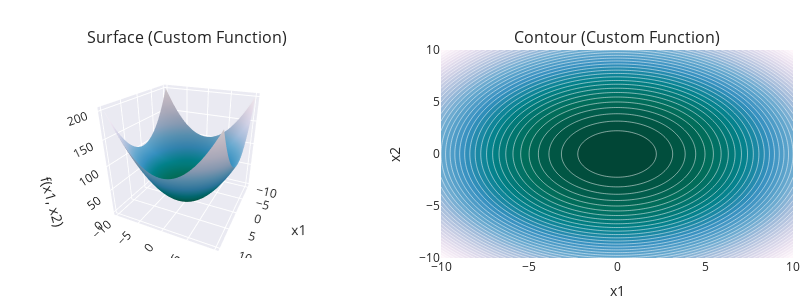

The notebook cell this image was saved under:
### Markdown cell above
If you need define a specif objective function use the `CustomFunction` class.

### Code cell
#import the custom function class in benchmark
from optymus.benchmark import CustomFunction


# define the function
def my_function(x):
    return x[0] ** 2 + x[1] ** 2

# instatiate the function
f = CustomFunction(my_function)

# plot the function
plot_function(f_obj=f)

### Figure 1 — Plotly figure (JSON) as saved in the notebook; plotly's stock layout.template omitted (floating-point values rounded to 4 significant figures; data arrays with more than 128 entries replaced by an {"elided": "..."} marker saying what was removed)
{"data": [{"colorscale": [[0, "rgb(1,70,54)"], [0.125, "rgb(1,108,89)"], [0.25, "rgb(2,129,138)"], [0.375, "rgb(54,144,192)"], [0.5, "rgb(103,169,207)"], [0.625, "rgb(166,189,219)"], [0.75, "rgb(208,209,230)"], [0.875, "rgb(236,226,240)"], [1, "rgb(255,247,251)"]], "scene": "scene", "showscale": false, "type": "surface", "x": {"elided": "100x100 float values"}, "y": {"elided": "100x100 float values"}, "z": {"elided": "100x100 float values"}}, {"colorscale": [[0, "rgb(1,70,54)"], [0.125, "rgb(1,108,89)"], [0.25, "rgb(2,129,138)"], [0.375, "rgb(54,144,192)"], [0.5, "rgb(103,169,207)"], [0.625, "rgb(166,189,219)"], [0.75, "rgb(208,209,230)"], [0.875, "rgb(236,226,240)"], [1, "rgb(255,247,251)"]], "contours": {"showlabels": false}, "line": {"color": "white", "smoothing": 0.85}, "name": "Custom Function", "ncontours": 50, "showscale": false, "type": "contour", "x": [-10, -9.798, -9.596, -9.394, -9.192, -8.99, -8.788, -8.586, -8.384, -8.182, -7.98, -7.778, -7.576, -7.374, -7.172, -6.97, -6.768, -6.566, -6.364, -6.162, -5.96, -5.758, -5.556, -5.354, -5.152, -4.949, -4.747, -4.545, -4.343, -4.141, -3.939, -3.737, -3.535, -3.333, -3.131, -2.929, -2.727, -2.525, -2.323, -2.121, -1.919, -1.717, -1.515, -1.313, -1.111, -0.9091, -0.7071, -0.5051, -0.303, -0.101, 0.101, 0.303, 0.5051, 0.7071, 0.9091, 1.111, 1.313, 1.515, 1.717, 1.919, 2.121, 2.323, 2.525, 2.727, 2.929, 3.131, 3.333, 3.535, 3.737, 3.939, 4.141, 4.343, 4.545, 4.747, 4.949, 5.152, 5.354, 5.556, 5.758, 5.96, 6.162, 6.364, 6.566, 6.768, 6.97, 7.172, 7.374, 7.576, 7.778, 7.98, 8.182, 8.384, 8.586, 8.788, 8.99, 9.192, 9.394, 9.596, 9.798, 10], "xaxis": "x", "y": [-10, -9.798, -9.596, -9.394, -9.192, -8.99, -8.788, -8.586, -8.384, -8.182, -7.98, -7.778, -7.576, -7.374, -7.172, -6.97, -6.768, -6.566, -6.364, -6.162, -5.96, -5.758, -5.556, -5.354, -5.152, -4.949, -4.747, -4.545, -4.343, -4.141, -3.939, -3.737, -3.535, -3.333, -3.131, -2.929, -2.727, -2.525, -2.323, -2.121, -1.919, -1.717, -1.515, -1.313, -1.111, -0.9091, -0.7071, -0.5051, -0.303, -0.101, 0.101, 0.303, 0.5051, 0.7071, 0.9091, 1.111, 1.313, 1.515, 1.717, 1.919, 2.121, 2.323, 2.525, 2.727, 2.929, 3.131, 3.333, 3.535, 3.737, 3.939, 4.141, 4.343, 4.545, 4.747, 4.949, 5.152, 5.354, 5.556, 5.758, 5.96, 6.162, 6.364, 6.566, 6.768, 6.97, 7.172, 7.374, 7.576, 7.778, 7.98, 8.182, 8.384, 8.586, 8.788, 8.99, 9.192, 9.394, 9.596, 9.798, 10], "yaxis": "y", "z": {"elided": "100x100 float values"}}], "layout": {"annotations": [{"font": {"size": 16}, "showarrow": false, "text": "Surface (Custom Function)", "x": 0.225, "xanchor": "center", "xref": "paper", "y": 1, "yanchor": "bottom", "yref": "paper"}, {"font": {"size": 16}, "showarrow": false, "text": "Contour (Custom Function)", "x": 0.775, "xanchor": "center", "xref": "paper", "y": 1, "yanchor": "bottom", "yref": "paper"}], "height": 300, "legend": {"orientation": "h", "x": 0.5, "xanchor": "center", "y": -0.25, "yanchor": "top"}, "margin": {"b": 0, "l": 5, "r": 5, "t": 50}, "scene": {"camera": {"eye": {"x": 1.87, "y": 0.88, "z": 1}}, "domain": {"x": [0, 0.45], "y": [0, 1]}, "xaxis": {"title": {"text": "x1"}}, "yaxis": {"title": {"text": "x2"}}, "zaxis": {"title": {"text": "f(x1, x2)"}}}, "width": 800, "xaxis": {"anchor": "y", "domain": [0.55, 1], "title": {"text": "x1"}}, "yaxis": {"anchor": "x", "domain": [0, 1], "title": {"text": "x2"}}}}
